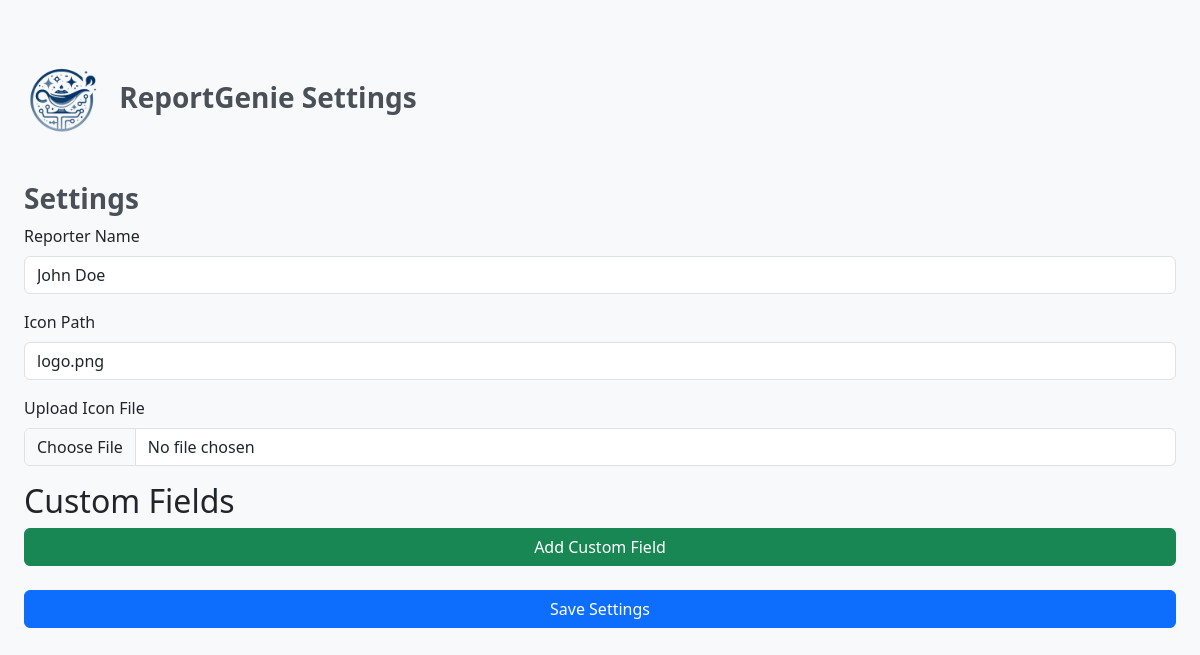
The app's page /settings, older data.
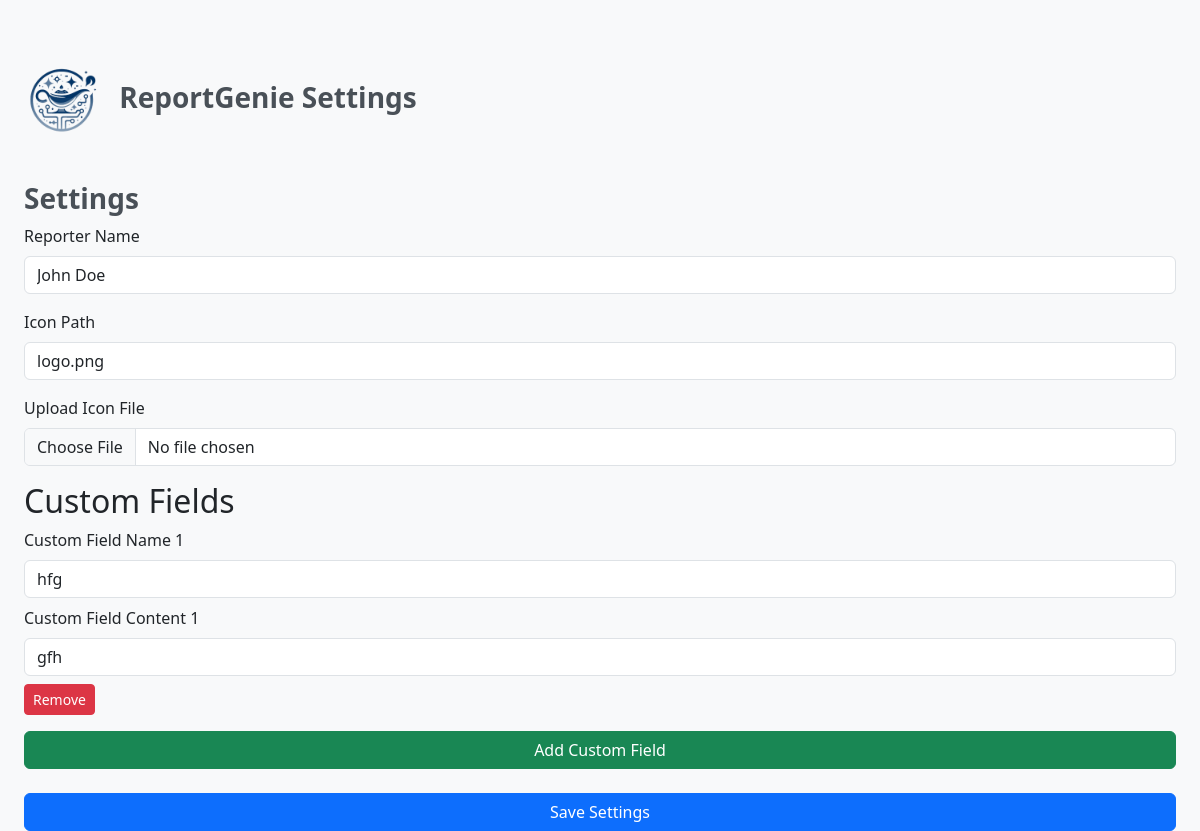
The same page, newer data.
### app.py (models this page shows)
class CustomField(db.Model):
    __tablename__ = 'custom_fields'
    custom_field_id = db.Column(db.Integer, primary_key=True)
    custom_field_name = db.Column(db.String(100), nullable=False)
    custom_field_content = db.Column(db.Text, nullable=True)

### server.py (the view)
@app.route("/settings", methods=["GET"])
def get_settings():
    settings = read_settings()
    custom_fields = CustomField.query.all()
    return render_template("settings.html", settings=settings, custom_fields=custom_fields)

### server.py (called while the page is built)
def read_settings():
    with open("settings.json", "rb") as f:
        settings = json.load(f)
    return settings

### templates/settings.html (shortened to what this page needs)
<!DOCTYPE html>
<html lang="en">
<head>
  <link href="https://cdn.jsdelivr.net/npm/bootstrap@5.3.0-alpha3/dist/css/bootstrap.min.css" rel="stylesheet">
</head>
<body>
<div class="container">
  <header class="d-flex justify-content-between align-items-center mb-4">
    <h1><img src="favicon.ico" width="100" /> ReportGenie Settings</h1>
  </header>
  <div class="container">
    <h1>Settings</h1>
    <form method="POST" action="/settings" enctype="multipart/form-data">
      <div class="mb-3">
        <label for="reporter_name" class="form-label">Reporter Name</label>
        <input type="text" class="form-control" id="reporter_name" name="reporter_name" required value="{{ settings.reporter_name or '' }}">
      </div>
      <div class="mb-3">
        <label for="icon_path" class="form-label">Icon Path</label>
        <input type="text" class="form-control" id="icon_path" name="icon_path" value="{{ settings.icon_path or '' }}">
      </div>
      <div class="mb-3">
        <label for="iconFile" class="form-label">Upload Icon File</label>
        <input type="file" class="form-control" id="iconFile" name="iconFile" accept="image/*">
      </div>
      <div id="custom-fields-container">
        <h2>Custom Fields</h2>
        {% for custom_field in custom_fields %}
        <div class="custom-field mb-3" id="custom-field-{{ loop.index }}">
          <label for="custom_field_name-{{ loop.index }}" class="form-label">Custom Field Name {{ loop.index }}</label>
          <input type="text" class="form-control" id="custom_field_name-{{ loop.index }}" name="custom_field_name-{{ loop.index }}" value="{{ custom_field.custom_field_name }}" required>
          <label for="custom_field_content-{{ loop.index }}" class="form-label mt-2">Custom Field Content {{ loop.index }}</label>
          <input type="text" class="form-control" id="custom_field_content-{{ loop.index }}" name="custom_field_content-{{ loop.index }}" value="{{ custom_field.custom_field_content }}" required>
          <button type="button" class="btn btn-danger btn-sm mt-2" onclick="removeCustomField({{loop.index}})">Remove</button>
        </div>
        {% endfor %}
      </div>
      <div class="d-grid gap-2 mb-4">
        <button type="button" class="btn btn-success" id="add-custom-field-btn">Add Custom Field</button>
      </div>
      <div class="d-grid gap-2">
        <button type="submit" class="btn btn-primary">Save Settings</button>
      </div>
    </form>
  </div>
</body>
</html>

### templates/settings.html (style rules this page uses)
body { background-color: #f8f9fa; padding-top: 50px; }
.container { max-width: 1200px; }
h1 { font-size: 28px; font-weight: bold; color: #495057; }

Row changes from the older to the newer data that the page shows:
added CustomField: custom_field_name "hfg", custom_field_content "gfh"
